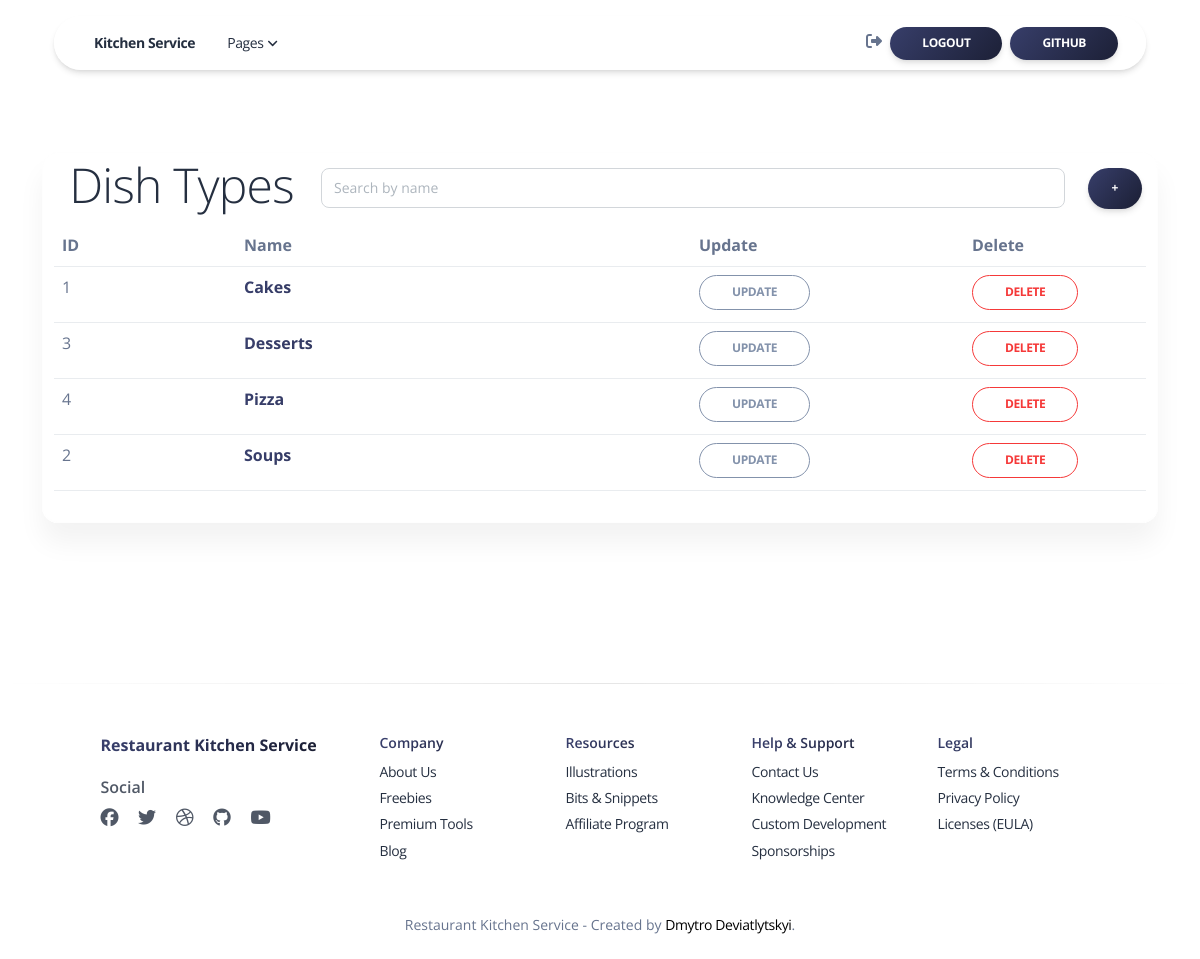
The page /dish-types/ (signed in) on the database as committed earlier.
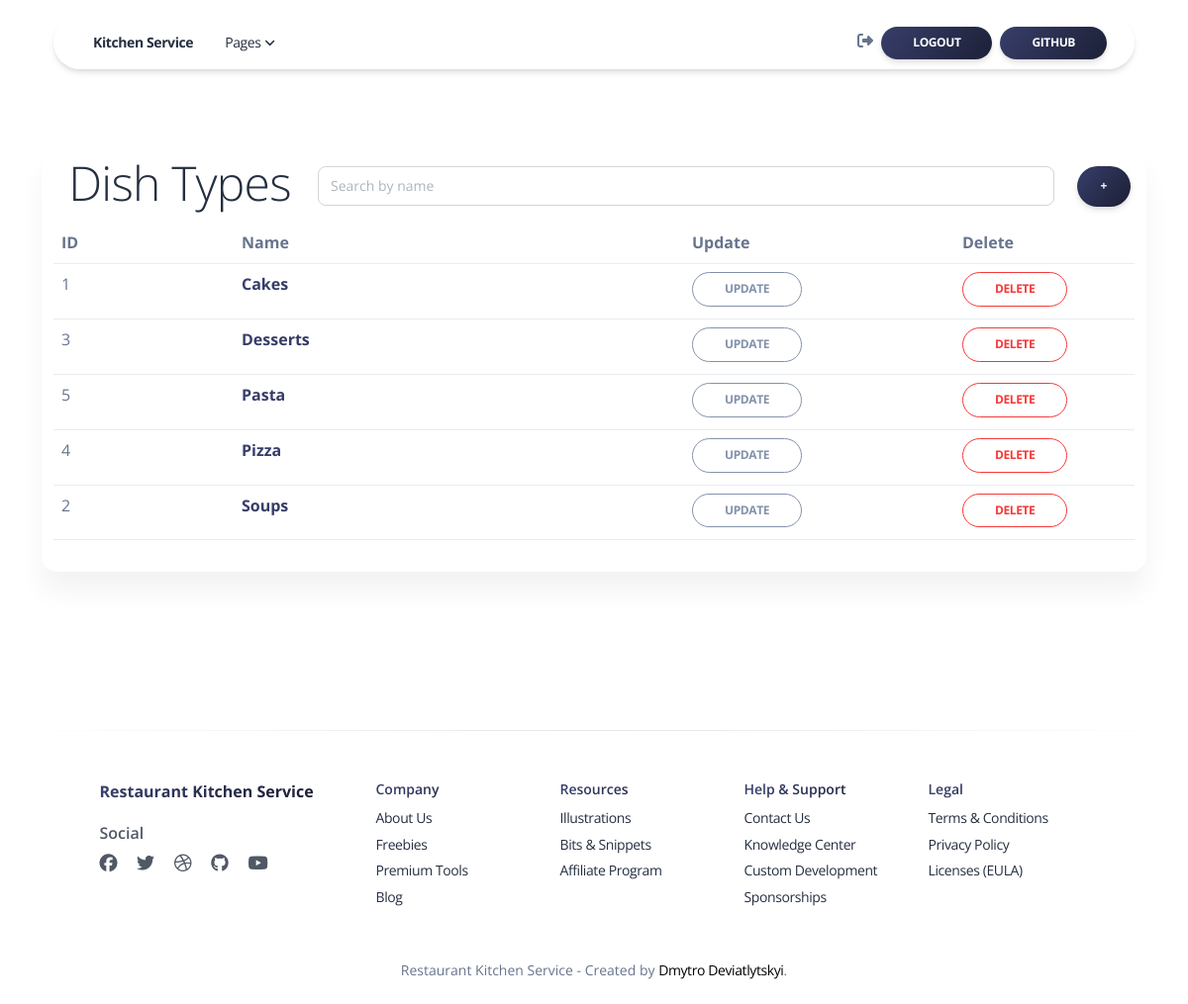
The same page on the database as committed later.
### kitchen/models.py (models this page shows, shortened)
class DishType(models.Model):
    name = models.CharField(max_length=255)
    class Meta:
        ordering = ("name", )

### kitchen/views.py (the view)
class DishTypeListView(LoginRequiredMixin, generic.ListView):
    model = DishType
    context_object_name = "dish_type_list"
    template_name = "kitchen/dish_type_list.html"
    paginate_by = 10
    def get_context_data(self, *, object_list=None, **kwargs):
        context = super(DishTypeListView, self).get_context_data(**kwargs)
        name = self.request.GET.get("name", "")
        context["search_form"] = DishTypeSearchForm(initial={"name": name})
        return context
    def get_queryset(self):
        queryset = DishType.objects.all()
        form = DishTypeSearchForm(self.request.GET)
        if form.is_valid():
            return queryset.filter(name__icontains=form.cleaned_data["name"])
        return queryset

### kitchen/forms.py
class DishTypeSearchForm(forms.Form):
    name = forms.CharField(
        max_length=255,
        required=False,
        label="",
        widget=forms.TextInput(
            attrs={
                "placeholder": "Search by name"
            }
        )
    )

### kitchen/context_processors.py (called while the page is built)
def cfg_assets_root(request):
    return {'ASSETS_ROOT': settings.ASSETS_ROOT}

### templates/kitchen/dish_type_list.html (shortened to what this page needs)
{% extends "layouts/base-presentation.html" %}
{% load crispy_forms_filters %}
{% block navigation %}
  {% include "includes/navigation.html" %}
{% endblock %}
{% block content %}
  <header class="header-2">
    <div class="page-header section-height-50 relative"
         style="background-image: url('{{ ASSETS_ROOT }}/img/dish-type-list-1.jpg')">
      <div class="position-absolute w-100 z-index-1 bottom-0">
      </div>
    </div>
  </header>
  <section class="pt-2 pb-5" id="count-stats">
    <div class="container">
      <div class="row">
        <div class="z-index-2 border-radius-xl mt-n12 mx-auto py-3 blur shadow-blur">
          <div class="row">
            <div class="position-relative col-md-3">
              <div class="pt-1 m-0 text-left">
                <h1 class="text-lighter text-center mt-n3">
                  Dish Types
                </h1>
              </div>
            </div>
            <div class="position-relative col-md-8 p-0">
              <form action="" method="get">
                {{ search_form|crispy }}
              </form>
            </div>
            <div class="position-relative col-md-auto ms-auto me-3 p-0">
              <div class="text-left">
                <a href="{% url 'kitchen:dish-type-create' %}" style="float: right;"
                   class="btn btn-round bg-gradient-dark link-to-page">+</a>
              </div>
            </div>
            <div class="position-relative">
              {% if dish_type_list %}
                <table class="table">
                  <tr>
                    <th class="col-md-2">ID</th>
                    <th class="col-md-5">Name</th>
                    <th class="col-md-3">Update</th>
                    <th class="col-md-auto">Delete</th>
                  </tr>
                  {% for dish_type in dish_type_list %}
                    <tr>
                      <td>
                        {{ dish_type.id }}
                      </td>
                      <td class="text-gradient text-dark">
                        <strong>{{ dish_type.name }}</strong>
                      </td>
                      <td>
                        <a class="btn btn-sm btn-outline-secondary btn-round mb-md-1"
                           href="{% url 'kitchen:dish-type-update' pk=dish_type.id %}">UPDATE</a>
                      </td>
                      <td>
                        <a class="btn btn-sm btn-outline-warning btn-round mb-md-1"
                           href="{% url 'kitchen:dish-type-delete' pk=dish_type.id %}">DELETE</a>
                      </td>
                    </tr>
                  {% endfor %}
                </table>
              {% else %}
                <p>There are no Dish Types</p>
              {% endif %}
            </div>
          </div>
        </div>
      </div>
    </div>
  </section>
{% endblock %}

### templates/layouts/base-presentation.html (shortened to what this page needs)
<!DOCTYPE html>
<html lang="en">
<head>
  <link href="{{ ASSETS_ROOT }}/css/nucleo-icons.css" rel="stylesheet"/>
  <link href="{{ ASSETS_ROOT }}/css/nucleo-svg.css" rel="stylesheet"/>
  <link href="{{ ASSETS_ROOT }}/css/nucleo-svg.css" rel="stylesheet"/>
  <link id="pagestyle" href="{{ ASSETS_ROOT }}/css/soft-design-system.css?v=1.0.1" rel="stylesheet"/>
</head>
<body class="{% block body_class %}{% endblock body_class %}">
{% block navigation %}{% endblock %}
{% block content %}{% endblock content %}
{% include "includes/footer.html" %}
</body>
</html>

### templates/includes/navigation.html (shortened to what this page needs)
<div class="container position-sticky z-index-sticky top-0">
  <div class="row">
    <div class="col-12">
      <nav
          class="navbar navbar-expand-lg  blur blur-rounded top-0 z-index-fixed shadow position-absolute my-3 py-2 start-0 end-0 mx-4">
        <div class="container-fluid">
          <a class="navbar-brand font-weight-bolder ms-sm-3"
             href="/" rel="tooltip" title="Designed and Coded by Creative Tim" data-placement="bottom">
            Kitchen Service
          </a>
          <div class="nav-item dropdown dropdown-hover mx-2">
            <a class="nav-link ps-2 d-flex justify-content-between cursor-pointer align-items-center"
               id="dropdownMenuPages" data-bs-toggle="dropdown" aria-expanded="false">
              Pages
              <img src="{{ ASSETS_ROOT }}/img/down-arrow-dark.svg" alt="down-arrow" class="arrow ms-1">
            </a>
          </div>
          <div class="collapse navbar-collapse pt-3 pb-2 py-lg-0" id="navigation">
            <ul class="navbar-nav navbar-nav-hover ms-lg-12 ps-lg-5 w-100">
              <li class="nav-item my-auto ms-3 ms-lg-auto">
                <form action="{% url 'logout' %}" method="post">
                  <i class="fa fa-sign-out me-1"></i>
                  <button type="submit" class="me-2 btn btn-sm  bg-gradient-dark btn-round mb-0 me-1 mt-2 mt-md-0"
                          data-bs-toggle="tooltip" data-bs-placement="bottom">
                    Logout
                  </button>
                </form>
              </li>
              <li class="nav-item my-auto ms-3 ms-lg-0">
                <a href="https://github.com/DmytroDeviatlytskyi/kitchen-service"
                   target="_blank"
                   class="btn btn-sm  bg-gradient-dark btn-round mb-0 me-1 mt-2 mt-md-0">GitHub</a>
              </li>
            </ul>
          </div>
        </div>
      </nav>
    </div>
  </div>
</div>

### templates/includes/pagination.html (shortened to what this page needs)
{% load query_transform %}

### templates/includes/footer.html
<footer class="footer pt-5 mt-5">
  <hr class="horizontal dark mb-5">
  <div class="container">
    <div class=" row">
      <div class="col-md-3 mb-4 ms-auto">
        <div>
          <h6 class="text-gradient text-dark font-weight-bolder">Restaurant Kitchen Service</h6>
        </div>
        <div>
          <h6 class="mt-3 mb-2 opacity-8">Social</h6>
          <ul class="d-flex flex-row ms-n3 nav">
            <li class="nav-item">
              <a class="nav-link pe-1" href="#">
                <i class="fab fa-facebook text-lg opacity-8"></i>
              </a>
            </li>
            <li class="nav-item">
              <a class="nav-link pe-1" href="#">
                <i class="fab fa-twitter text-lg opacity-8"></i>
              </a>
            </li>
            <li class="nav-item">
              <a class="nav-link pe-1" href="#">
                <i class="fab fa-dribbble text-lg opacity-8"></i>
              </a>
            </li>
            <li class="nav-item">
              <a class="nav-link pe-1" href="#">
                <i class="fab fa-github text-lg opacity-8"></i>
              </a>
            </li>
            <li class="nav-item">
              <a class="nav-link pe-1" href="#">
                <i class="fab fa-youtube text-lg opacity-8"></i>
              </a>
            </li>
          </ul>
        </div>
      </div>
      <div class="col-md-2 col-sm-6 col-6 mb-4">
        <div>
          <h6 class="text-gradient text-dark text-sm">Company</h6>
          <ul class="flex-column ms-n3 nav">
            <li class="nav-item">
              <a class="nav-link" href="#">
                About Us
              </a>
            </li>
            <li class="nav-item">
              <a class="nav-link" href="#">
                Freebies
              </a>
            </li>
            <li class="nav-item">
              <a class="nav-link" href="#">
                Premium Tools
              </a>
            </li>
            <li class="nav-item">
              <a class="nav-link" href="#">
                Blog
              </a>
            </li>
          </ul>
        </div>
      </div>
      <div class="col-md-2 col-sm-6 col-6 mb-4">
        <div>
          <h6 class="text-gradient text-dark text-sm">Resources</h6>
          <ul class="flex-column ms-n3 nav">
            <li class="nav-item">
              <a class="nav-link" href="#">
                Illustrations
              </a>
            </li>
            <li class="nav-item">
              <a class="nav-link" href="#">
                Bits & Snippets
              </a>
            </li>
            <li class="nav-item">
              <a class="nav-link" href="#">
                Affiliate Program
              </a>
            </li>
          </ul>
        </div>
      </div>
      <div class="col-md-2 col-sm-6 col-6 mb-4">
        <div>
          <h6 class="text-gradient text-dark text-sm">Help & Support</h6>
          <ul class="flex-column ms-n3 nav">
            <li class="nav-item">
              <a class="nav-link" href="#">
                Contact Us
              </a>
            </li>
            <li class="nav-item">
              <a class="nav-link" href="#">
                Knowledge Center
              </a>
            </li>
            <li class="nav-item">
              <a class="nav-link" href="#">
                Custom Development
              </a>
            </li>
            <li class="nav-item">
              <a class="nav-link" href="#">
                Sponsorships
              </a>
            </li>
          </ul>
        </div>
      </div>
      <div class="col-md-2 col-sm-6 col-6 mb-4 me-auto">
        <div>
          <h6 class="text-gradient text-dark text-sm">Legal</h6>
          <ul class="flex-column ms-n3 nav">
            <li class="nav-item">
              <a class="nav-link" href="#">
                Terms & Conditions
              </a>
            </li>
            <li class="nav-item">
              <a class="nav-link" href="#">
                Privacy Policy
              </a>
            </li>
            <li class="nav-item">
              <a class="nav-link" href="#">
                Licenses (EULA)
              </a>
            </li>
          </ul>
        </div>
      </div>
      <div class="col-12">
        <div class="text-center">
          <p class="my-4 text-sm">
            Restaurant Kitchen Service
            - Created by <a target="_blank" href="https://github.com/DmytroDeviatlytskyi" target="_blank">Dmytro
            Deviatlytskyi</a>.
          </p>
        </div>
      </div>
    </div>
  </div>
</footer>

Rows that differ between the two databases and show on the page:
added DishType: id "5", name "Pasta"
